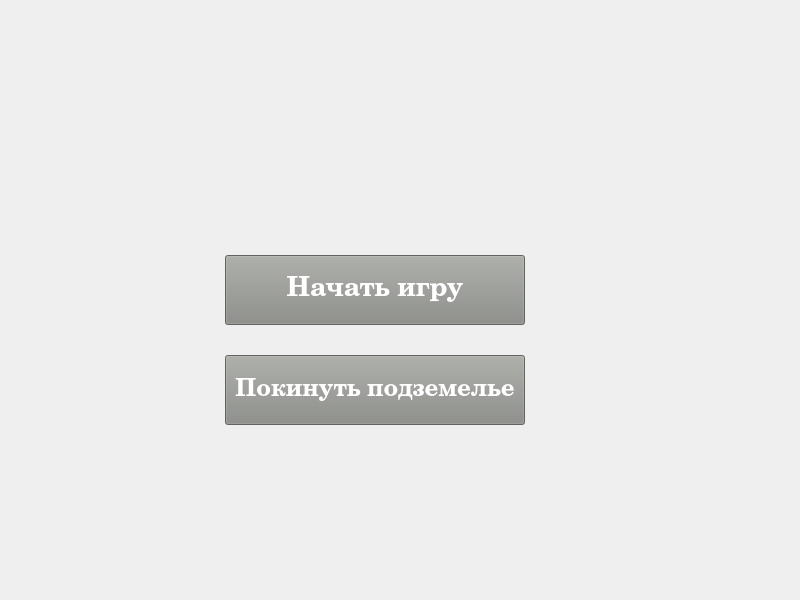
<?xml version="1.0" encoding="UTF-8"?>
<ui version="4.0">
 <class>GameWindow</class>
 <widget class="QWidget" name="GameWindow">
  <property name="geometry">
   <rect>
    <x>0</x>
    <y>0</y>
    <width>800</width>
    <height>600</height>
   </rect>
  </property>
  <property name="windowTitle">
   <string>GameWindow</string>
  </property>
  <widget class="QPushButton" name="pushButton">
   <property name="geometry">
    <rect>
     <x>225</x>
     <y>255</y>
     <width>300</width>
     <height>70</height>
    </rect>
   </property>
   <property name="font">
    <font>
     <family>Century Schoolbook L</family>
     <pointsize>20</pointsize>
     <weight>75</weight>
     <italic>false</italic>
     <bold>true</bold>
    </font>
   </property>
   <property name="styleSheet">
    <string notr="true">background-color: rgb(136, 138, 133);
color: rgb(255, 255, 255);</string>
   </property>
   <property name="text">
    <string>Начать игру</string>
   </property>
  </widget>
  <widget class="QPushButton" name="pushButton_3">
   <property name="geometry">
    <rect>
     <x>225</x>
     <y>355</y>
     <width>300</width>
     <height>70</height>
    </rect>
   </property>
   <property name="font">
    <font>
     <family>Century Schoolbook L</family>
     <pointsize>18</pointsize>
     <weight>75</weight>
     <bold>true</bold>
    </font>
   </property>
   <property name="styleSheet">
    <string notr="true">background-color: rgb(136, 138, 133);
color: rgb(255, 255, 255);</string>
   </property>
   <property name="text">
    <string>Покинуть подземелье</string>
   </property>
  </widget>
  <widget class="QLabel" name="label">
   <property name="geometry">
    <rect>
     <x>0</x>
     <y>0</y>
     <width>750</width>
     <height>750</height>
    </rect>
   </property>
   <property name="text">
    <string/>
   </property>
  </widget>
  <zorder>label</zorder>
  <zorder>pushButton</zorder>
  <zorder>pushButton_3</zorder>
 </widget>
 <resources/>
 <connections/>
</ui>
